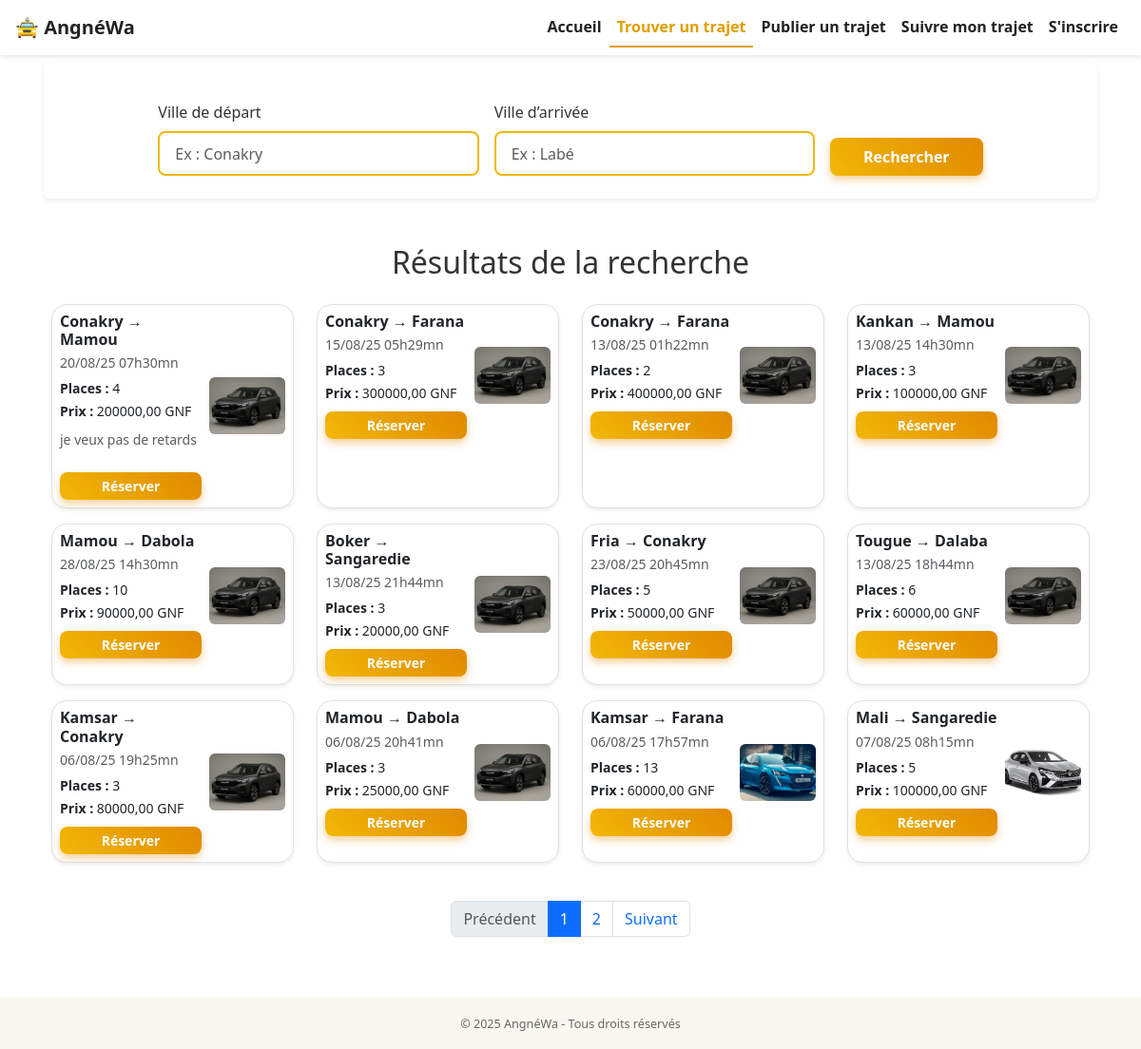
Screenshot of /trajets/rechercher/ with the database file from the repository.
### core/models.py (models this page shows, shortened)
class Trajet(models.Model):
    TYPE_VEHICULE_CHOICES = [
        ('personnel', 'Personnel'),
        ('taxi', 'Taxi'),
        ('minibus', 'Minibus'),
        ('bus', 'Bus'),
    ]
    conducteur = models.ForeignKey(Utilisateur, on_delete=models.CASCADE)
    ville_depart = models.CharField(max_length=100)
    ville_arrivee = models.CharField(max_length=100)
    date_heure_depart = models.DateTimeField()
    places_disponibles = models.PositiveIntegerField()
    prix = models.DecimalField(max_digits=8, decimal_places=2)
    type_vehicule = models.CharField(max_length=10, choices=TYPE_VEHICULE_CHOICES)
    commentaire = models.TextField(blank=True, null=True)
    photo_vehicule = models.ImageField(upload_to='vehicules/', blank=True, null=True)
    places_totales = models.PositiveIntegerField(default=1)

### core/views.py (the view)
# urls.py: path('trajets/rechercher/', views.rechercher_trajet, name='rechercher_trajet'),
def rechercher_trajet(request):
    ville_depart = request.GET.get('ville_depart')
    ville_arrivee = request.GET.get('ville_arrivee')
    trajets = Trajet.objects.all()
    if ville_depart:
        trajets = trajets.filter(ville_depart__icontains=ville_depart)
    if ville_arrivee:
        trajets = trajets.filter(ville_arrivee__icontains=ville_arrivee)
    paginator = Paginator(trajets, 12)
    page = request.GET.get('page')
    try:
        trajets_page = paginator.page(page)
    except PageNotAnInteger:
        trajets_page = paginator.page(1)
    except EmptyPage:
        trajets_page = paginator.page(paginator.num_pages)
    return render(request, 'core/rechercher_trajet.html', {'trajets': trajets_page})

### core/templates/core/rechercher_trajet.html (shortened to what this page needs)
{% extends "core/base.html" %}
{% block content %}
<section class="container mb-5">
  <form method="get" action="." class="row g-3 align-items-end justify-content-center shadow-sm p-4 rounded bg-white">
    <div class="col-md-4">
      <label for="ville_depart" class="form-label">Ville de départ</label>
      <input type="text" name="ville_depart" id="ville_depart" class="form-control" placeholder="Ex : Conakry" value="{{ request.GET.ville_depart }}">
    </div>
    <div class="col-md-4">
      <label for="ville_arrivee" class="form-label">Ville d’arrivée</label>
      <input type="text" name="ville_arrivee" id="ville_arrivee" class="form-control" placeholder="Ex : Labé" value="{{ request.GET.ville_arrivee }}">
    </div>
    <div class="col-md-2">
      <button type="submit" class="btn btn-warm w-100">Rechercher</button>
    </div>
  </form>
</section>
<section class="container">
  {% if trajets %}
    <h2 class="text-center mb-4">Résultats de la recherche</h2>
    <div class="row">
      {% for trajet in trajets %}
        <div class="col-sm-6 col-md-4 col-lg-3 mb-3">
          <div class="card shadow-sm h-100 border border-1">
            <div class="d-flex justify-content-between align-items-center p-2">
              <div class="flex-grow-1">
                <h6 class="fw-bold text-dark mb-1">{{ trajet.ville_depart }} → {{ trajet.ville_arrivee }}</h6>
                <small class="text-muted d-block mb-1">{{ trajet.date_heure_depart|date:"d/m/y H\\hi" }}mn</small>
                <small><strong>Places :</strong> {{ trajet.places_disponibles }}</small><br>
                <small><strong>Prix :</strong> {{ trajet.prix }} GNF</small>
                {% if trajet.commentaire %}
                  <p class="mt-2 small text-muted">{{ trajet.commentaire }}</p>
                {% endif %}
                <a href="{% url 'reserver_place' trajet.id %}" class="btn btn-sm btn-warm w-100 mt-2">Réserver</a>
              </div>
              <div class="ms-2">
              {% if trajet.photo_vehicule %}
                <img src="{{ trajet.photo_vehicule.url }}" alt="Photo véhicule" class="rounded" style="width: 80px; height: 60px; object-fit: cover;">
              {% else %}
                <img src="/media/vehicules/default_voiture.jpeg" alt="Photo par défaut" class="rounded" style="width: 80px; height: 60px; object-fit: cover;">
              {% endif %}
              </div>
            </div>
          </div>
        </div>
      {% endfor %}
    </div>
    <div class="d-flex justify-content-center mt-4">
      <nav>
        <ul class="pagination">
          {% if trajets.has_previous %}
            <li class="page-item">
              <a class="page-link" href="?page={{ trajets.previous_page_number }}{% if request.GET.ville_depart %}&ville_depart={{ request.GET.ville_depart }}{% endif %}{% if request.GET.ville_arrivee %}&ville_arrivee={{ request.GET.ville_arrivee }}{% endif %}">Précédent</a>
            </li>
          {% else %}
            <li class="page-item disabled">
              <span class="page-link">Précédent</span>
            </li>
          {% endif %}
          {% for num in trajets.paginator.page_range %}
            {% if trajets.number == num %}
              <li class="page-item active" aria-current="page"><span class="page-link">{{ num }}</span></li>
            {% else %}
              <li class="page-item">
                <a class="page-link" href="?page={{ num }}">{{ num }}</a>
              </li>
            {% endif %}
          {% endfor %}
          {% if trajets.has_next %}
            <li class="page-item">
              <a class="page-link" href="?page={{ trajets.next_page_number }}">Suivant</a>
            </li>
          {% else %}
            <li class="page-item disabled">
              <span class="page-link">Suivant</span>
            </li>
          {% endif %}
        </ul>
      </nav>
    </div>
  {% else %}
    <p class="text-center fst-italic text-muted">Aucun trajet trouvé pour cette recherche.</p>
  {% endif %}
</section>
{% endblock %}

### core/templates/core/base.html (shortened to what this page needs)
<!DOCTYPE html>
<html lang="fr">
<head>
    <link href="https://cdn.jsdelivr.net/npm/bootstrap@5.3.0/dist/css/bootstrap.min.css" rel="stylesheet" />
</head>
<body>
    <nav class="navbar navbar-expand-lg px-3">
  <a class="navbar-brand" href="/">🚖 AngnéWa</a>
  <div class="collapse navbar-collapse" id="navbarSupportedContent">
    <ul class="navbar-nav ms-auto mb-2 mb-lg-0">
      <li class="nav-item">
        <a class="nav-link {% if request.resolver_match.url_name == 'accueil' %}active{% endif %}" href="{% url 'accueil' %}">Accueil</a>
      </li>
      <li class="nav-item">
        <a class="nav-link {% if request.resolver_match.url_name == 'rechercher_trajet' %}active{% endif %}" href="{% url 'rechercher_trajet' %}">Trouver un trajet</a>
      </li>
      <li class="nav-item">
        {% if request.session.conducteur_id %}
          <a class="nav-link {% if request.resolver_match.url_name == 'publier_trajet' %}active{% endif %}" href="{% url 'publier_trajet' %}">Publier un trajet</a>
        {% else %}
          <a class="nav-link {% if request.resolver_match.url_name == 'verifier_code' and request.GET.next != 'suivre' %}active{% endif %}" href="{% url 'verifier_code' %}?next=publier_trajet">Publier un trajet</a>
        {% endif %}
      </li>
      <li class="nav-item">
        {% if request.session.conducteur_id %}
          <a class="nav-link {% if request.resolver_match.url_name == 'suivre_trajet' %}active{% endif %}" href="{% url 'suivre_trajet' %}">Suivre mon trajet</a>
        {% else %}
          <a class="nav-link {% if request.resolver_match.url_name == 'verifier_code' and request.GET.next == 'suivre' %}active{% endif %}" href="{% url 'verifier_code' %}?next=suivre">Suivre mon trajet</a>
        {% endif %}
      </li>
      <li class="nav-item">
        <a class="nav-link {% if request.resolver_match.url_name == 'inscription' %}active{% endif %}" href="{% url 'inscription' %}">S'inscrire</a>
      </li>
    </ul>
  </div>
</nav>
    <main class="container mt-4">
        {% block content %}
        {% endblock %}
    </main>
    <footer class="text-center py-3 mt-5">
        <small>&copy; 2025 AngnéWa - Tous droits réservés</small>
    </footer>
</body>
</html>

### core/templates/core/base.html (style rules this page uses)
body { background-color: #ffffff; font-family: 'Segoe UI', Tahoma, Geneva, Verdana, sans-serif; color: #333; }
.navbar { background-color: #fff; box-shadow: 0 2px 5px rgba(0,0,0,0.1); }
.navbar-brand { color: #222 !important; font-weight: 700; }
.nav-link { color: #222 !important; font-weight: 600; transition: color 0.3s ease; }
.nav-link.active { color: #e09e00 !important; border-bottom: 2px solid #e09e00; }
.btn-warm, .btn-orange { background: linear-gradient(45deg, #f2b807, #e08900); color: white; border: none; font-weight: 600; box-shadow: 0 4px 8px rgba(226,137,0,0.4); transition: background 0.3s ease; border-radius: 0.5rem; }
form input[type="text"], form input[type="email"], form input[type="tel"], form input[type="datetime-local"], form select, form textarea { border: 2px solid #f2b807; border-radius: 0.5rem; padding: 0.6rem 1rem; font-size: 1rem; transition: border 0.3s ease, box-shadow 0.3s ease; width: 100%; box-sizing: border-box; }
form button[type="submit"], form .btn { background: linear-gradient(45deg, #f2b807, #e08900); border: none; font-weight: 600; color: white; padding: 0.5rem 1.2rem; border-radius: 0.5rem; box-shadow: 0 4px 8px rgba(226,137,0,0.4); transition: background 0.3s ease; cursor: pointer; }
.card { border-radius: 1rem; box-shadow: 0 0.3rem 0.6rem rgba(224,158,0,0.2); transition: transform 0.3s ease; }
footer { background-color: #f9f7f1; color: #666; font-size: 0.9rem; }
form { background-color: #fff8e1; padding: 1.5rem 2rem; border-radius: 1rem; box-shadow: 0 0.3rem 0.6rem rgba(224, 158, 0, 0.15); margin-bottom: 2rem; }

### rows the page displays
Trajet: ville_depart "Conakry", ville_arrivee "Mamou", date_heure_depart "20/08/25 07h30", places_disponibles "4", prix "200000,00", commentaire "je veux pas de retards"
Trajet: ville_depart "Conakry", ville_arrivee "Farana", date_heure_depart "15/08/25 05h29", places_disponibles "3", prix "300000,00"
Trajet: ville_depart "Conakry", ville_arrivee "Farana", date_heure_depart "13/08/25 01h22", places_disponibles "2", prix "400000,00"
Trajet: ville_depart "Kankan", ville_arrivee "Mamou", date_heure_depart "13/08/25 14h30", places_disponibles "3", prix "100000,00"
Trajet: ville_depart "Mamou", ville_arrivee "Dabola", date_heure_depart "28/08/25 14h30", places_disponibles "10", prix "90000,00"
Trajet: ville_depart "Boker", ville_arrivee "Sangaredie", date_heure_depart "13/08/25 21h44", places_disponibles "3", prix "20000,00"
Trajet: ville_depart "Fria", ville_arrivee "Conakry", date_heure_depart "23/08/25 20h45", places_disponibles "5", prix "50000,00"
Trajet: ville_depart "Tougue", ville_arrivee "Dalaba", date_heure_depart "13/08/25 18h44", places_disponibles "6", prix "60000,00"
Trajet: ville_depart "Kamsar", ville_arrivee "Conakry", date_heure_depart "06/08/25 19h25", places_disponibles "3", prix "80000,00"
Trajet: ville_depart "Mamou", ville_arrivee "Dabola", date_heure_depart "06/08/25 20h41", places_disponibles "3", prix "25000,00"
Trajet: ville_depart "Kamsar", ville_arrivee "Farana", date_heure_depart "06/08/25 17h57", places_disponibles "13", prix "60000,00", photo_vehicule (picture)
Trajet: ville_depart "Mali", ville_arrivee "Sangaredie", date_heure_depart "07/08/25 08h15", places_disponibles "5", prix "100000,00", photo_vehicule (picture)

### other values shown
{{ num }} "1"
{{ num }} "2"
